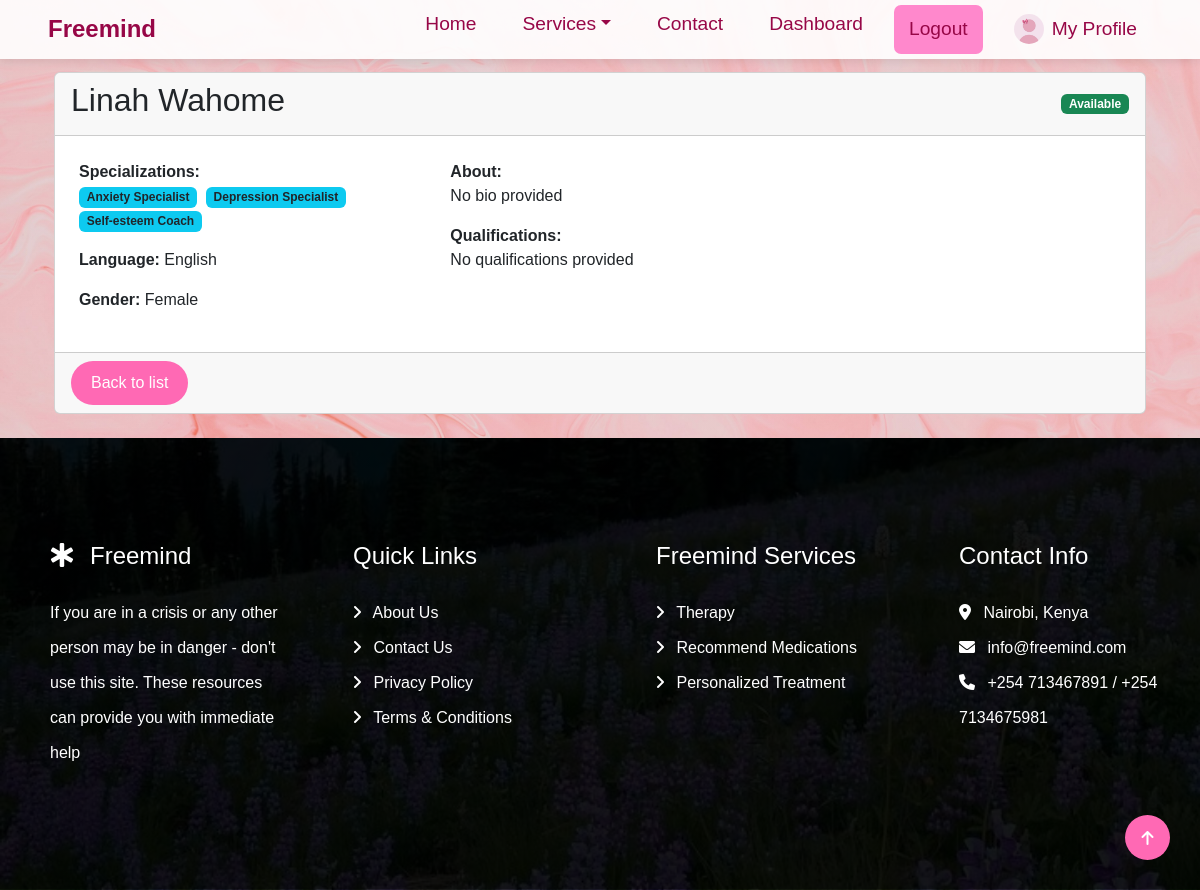
Page /users/therapists/5/ (signed in) on the committed database.
### users/models.py (models this page shows, shortened)
class User(AbstractUser):
    ROLE_CHOICES = [
        ('patient', 'Patient'),
        ('therapist', 'Therapist'),
        ('admin', 'Admin'),
    ]
    role = models.CharField(max_length=10, choices=ROLE_CHOICES, default='patient')
    email = models.EmailField(unique=True)
    groups = models.ManyToManyField(Group, related_name="custom_user_groups", blank=True)
    user_permissions = models.ManyToManyField(Permission, related_name="custom_user_permissions", blank=True)
    date_joined = models.DateTimeField(
        ('date joined'),
        default=timezone.now,
        editable=False
    )

class Profile(models.Model):
    user = models.OneToOneField(User, on_delete=models.CASCADE, related_name='profile')
    image = models.ImageField(
        upload_to='profile_images/',
        default='default.jpg',
        blank=True,
        null=True,
        validators=[
            FileExtensionValidator(allowed_extensions=['jpg', 'jpeg', 'png']),
            validate_file_size  # Custom file size validator
        ]
    )
    phone = models.CharField(max_length=15, unique=True, blank=True, null=True)
    gender = models.CharField(max_length=10, choices=[('Male', 'Male'), ('Female', 'Female')], null=True)
    dob = models.DateField(null=True, blank=True)
    county = models.CharField(max_length=100, null=True, blank=True)
    language = models.CharField(max_length=50,  choices=[('English', 'English'), ('Swahili', 'Swahili'), ('English, Swahili', 'English, Swahili')],blank=True, null=True)
    preferred_gender = models.CharField(
        max_length=10,
        choices=[('Male', 'Male'), ('Female', 'Female')],
        blank=True,
        null=True
    )
    specializations = models.ManyToManyField(Specialization, blank=True)
    assigned_therapist = models.ForeignKey( 'Therapist', on_delete=models.SET_NULL, null=True, blank=True)
    uploaded_file = models.FileField(
        upload_to='profile_files/%Y/%m/%d/',
        blank=True,
        null=True,
        validators=[
            FileExtensionValidator(allowed_extensions=['pdf', 'doc', 'docx', 'txt']),
            validate_uploaded_file_size  # Custom file size validator
        ]
    )

class Therapist(models.Model):
    user = models.OneToOneField(User, on_delete=models.CASCADE)
    profile_picture = models.ImageField(
        upload_to='therapist_profile_pics/',
        default='default.jpg',
        blank=True,
        null=True
    )
    bio = models.TextField(blank=True, null=True)
    qualifications = models.TextField(blank=True,  # Allows empty string in forms
    null=True,   # Allows NULL in database
    help_text="List your professional degrees, certifications, and qualifications",
    default=""  )
    specializations = models.ManyToManyField(Specialization)
    experience_years = models.PositiveIntegerField(   default=0,  # Add default value
        help_text="Number of years of professional experience")
    language = models.CharField(max_length=50)
    gender = models.CharField(
        max_length=10, choices=[('Male', 'Male'), ('Female', 'Female')]
    )
    available = models.BooleanField(default=True)
    license_number = models.CharField(max_length=50, blank=True,  # Allows empty strings in forms
        null=True,   # Allows NULL in database
        help_text="Professional license/certification number")
    verified = models.BooleanField( default=False,  # All new therapists start unverified
    help_text="Designates whether this therapist has been verified by admin")

class Specialization(models.Model):
    name = models.CharField(max_length=100, unique=True)
    created_at = models.DateTimeField(default=timezone.now, editable=False) # Helpful for auditing
    class Meta:
        ordering = ['name']  # Always show in alphabetical order

### users/views.py (the view)
# urls.py: path('therapists/<int:pk>/', views.therapist_detail, name='therapist_detail'),
@login_required
def therapist_detail(request, pk):
    therapist = get_object_or_404(Therapist.objects.select_related('user'), pk=pk)
    return render(request, 'users/therapist_detail.html', {'therapist': therapist})

### users/templates/users/therapist_detail.html
{% extends 'core/base.html' %}
{% block content %}
<div class="container mt-5">
    <div class="card">
        <div class="card-header">
            <div class="d-flex justify-content-between align-items-center">
                <h2>{{ therapist.user.get_full_name|default:therapist.user.username }}</h2>
                <span class="badge bg-{% if therapist.available %}success{% else %}secondary{% endif %}">
                    {{ therapist.available|yesno:"Available,Unavailable" }}
                </span>
            </div>
        </div>
        <div class="card-body">
            <div class="row">
                <div class="col-md-4">
                    <div class="mb-3">
                        <strong>Specializations:</strong>
                        <div>
                            {% for spec in therapist.specializations.all %}
                            <span class="badge bg-info text-dark me-1">{{ spec.name }}</span>
                            {% endfor %}
                        </div>
                    </div>
                    <div class="mb-3">
                        <strong>Language:</strong> {{ therapist.language }}
                    </div>
                    <div class="mb-3">
                        <strong>Gender:</strong> {{ therapist.get_gender_display }}
                    </div>
                </div>
                <div class="col-md-8">
                    <div class="mb-3">
                        <strong>About:</strong>
                        <p>{{ therapist.bio|default:"No bio provided" }}</p>
                    </div>
                    <div class="mb-3">
                        <strong>Qualifications:</strong>
                        <p>{{ therapist.qualifications|default:"No qualifications provided" }}</p>
                    </div>
                </div>
            </div>
        </div>
        <div class="card-footer">
            <a href="{% url 'therapist_list' %}" class="btn btn-secondary">
                Back to list
            </a>
        </div>
    </div>
</div>
{% endblock %}

### core/templates/core/base.html (shortened to what this page needs)
{% load static %}
<!DOCTYPE html>
<html lang="en">
<head>
    <link href="https://cdn.jsdelivr.net/npm/bootstrap@5.3.3/dist/css/bootstrap.min.css" rel="stylesheet">
    <link href="https://cdn.jsdelivr.net/npm/bootstrap-icons@1.4.1/font/bootstrap-icons.css" rel="stylesheet">
    <link rel="stylesheet" href="https://use.fontawesome.com/releases/v5.15.4/css/all.css"/>
    <link rel="stylesheet" href="https://cdnjs.cloudflare.com/ajax/libs/font-awesome/6.0.0/css/all.min.css">
    <link rel="stylesheet" type="text/css" href="{% static 'css/main.css' %}" >
    <link rel="stylesheet" href="https://cdnjs.cloudflare.com/ajax/libs/animate.css/4.1.1/animate.min.css">
    <link rel="stylesheet" href="https://cdnjs.cloudflare.com/ajax/libs/OwlCarousel2/2.3.4/assets/owl.carousel.min.css">
    <link rel="stylesheet" href="https://cdnjs.cloudflare.com/ajax/libs/OwlCarousel2/2.3.4/assets/owl.theme.default.min.css">
</head>
<body>
  <div class="container-fluid p-0">
    <nav class="navbar sticky-top navbar-expand-lg navbar-light bg-white px-4 px-lg-5 py-3 py-lg-0 justify-content-between">
        <a class="navbar-brand fw-bold" href="{% url 'index' %}">Freemind</a>
        <div class="collapse navbar-collapse" id="navbarNav">
            <div class="navbar-nav ms-auto d-flex justify-content-end gap-3 py-0">
                {% if not user.is_staff and not user.therapist %}
                    <a href="{% url 'index' %}" class="nav-item nav-link link-hover">Home</a>
                    <div class="nav-item dropdown">
                        <a href="#" class="nav-link dropdown-toggle link-hover" data-bs-toggle="dropdown">Services</a>
                    </div>
                    <a href="{% url 'contact' %}" class="nav-item nav-link link-hover">Contact</a>
                {% endif %}
                {% if user.is_authenticated %}
                    {% if user.is_staff %}
                        <a href="{% url 'admin_dashboard' %}" class="nav-item nav-link link-hover">Dashboard</a>
                    {% elif user.therapist %}
                        <a href="{% url 'therapist_dashboard' %}" class="nav-item nav-link link-hover">Dashboard</a>
                    {% elif user.profile %}
                         <a href ="{% url 'patient_dashboard' %}" class="nav-item nav-link link-hover">Dashboard</a>
                    {% endif %}
                    <form method="post" action="{% url 'logout' %}" class="d-inline">
                        <button type="submit" class="nav-item nav-link therapist-link">Logout</button>
                    </form>
                    <a href="{% if user.therapist %}{% url 'therapist_profile_view' %}{% else %}{% url 'profile_view' %}{% endif %}"
                       class="nav-link d-flex align-items-center">
                       {% if user.therapist %}
                           {% if user.therapist.image %}
                               <img src="{{ user.therapist.image.url }}" alt="Profile" class="rounded-circle me-2" style="width: 30px; height: 30px; object-fit: cover;">
                           {% else %}
                               <div class="rounded-circle bg-light d-flex align-items-center justify-content-center me-2" style="width: 30px; height: 30px;">
                                   <i class="fas fa-user-md text-muted"></i>
                               </div>
                           {% endif %}
                        {% else %}
                           {% if user.profile.image %}
                               <img src="{{ user.profile.image.url }}" alt="Profile" class="rounded-circle me-2" style="width: 30px; height: 30px; object-fit: cover;">
                           {% else %}
                               <div class="rounded-circle bg-light d-flex align-items-center justify-content-center me-2" style="width: 30px; height: 30px;">
                                   <i class="fas fa-user text-muted"></i>
                               </div>
                           {% endif %}
                        {% endif %}
                        My Profile
                    </a>
                {% else %}
                    <a href="{% url 'register' %}" class="nav-item nav-link therapist-link">Register</a>
                    <a href="{% url 'login_view' %}" class="nav-item nav-link link-hover">Login</a>
                {% endif %}
            </div>
        </div>
    </nav>
  </div>
    <div class="container py-4">
        {% block content %}{% endblock %}
    </div>
<div class="container-fluid footer py-5 wow fadeIn" data-wow-delay="0.2s">
    <div class="container py-5">
        <div class="row g-5">
            <div class="col-md-6 col-lg-3 col-xl-3">
                <div class="footer-item d-flex flex-column">
                    <h4 class="text-white mb-4"><i class="fas fa-star-of-life me-3"></i>Freemind</h4>
                    <p> If you are in a crisis or any other person may be in danger - don't use this site. These resources can provide you with immediate help</p>
                </div>
            </div>
            <div class="col-md-6 col-lg-3 col-xl-3">
                <div class="footer-item d-flex flex-column">
                    <h4 class="mb-4 text-white">Quick Links</h4>
                    <a href="{% url 'about_view' %}"><i class="fas fa-angle-right me-2"></i> About Us</a>
                    <a href="{% url 'contact' %}"><i class="fas fa-angle-right me-2"></i> Contact Us</a>
                    <a href="{% url 'policy_view' %}"><i class="fas fa-angle-right me-2"></i> Privacy Policy</a>
                    <a href="{% url 'terms_and_conditions_view' %}"><i class="fas fa-angle-right me-2"></i> Terms & Conditions</a>
                </div>
            </div>
            <div class="col-md-6 col-lg-3 col-xl-3">
                <div class="footer-item d-flex flex-column">
                    <h4 class="mb-4 text-white">Freemind Services</h4>
                    <a href="{% url 'login_view' %}"><i class="fas fa-angle-right me-2"></i> Therapy</a>
                    <a href="{% url 'login_view' %}"><i class="fas fa-angle-right me-2"></i> Recommend Medications</a>
                    <a href="{% url 'login_view' %}"><i class="fas fa-angle-right me-2"></i> Personalized Treatment</a>
                </div>
            </div>
            <div class="col-md-6 col-lg-3 col-xl-3">
                <div class="footer-item d-flex flex-column">
                    <h4 class="mb-4 text-white">Contact Info</h4>
                    <a href="#"><i class="fa fa-map-marker-alt me-2"></i> Nairobi, Kenya</a>
                    <a href="#"><i class="fas fa-envelope me-2"></i> info@freemind.com</a>
                    <a href="#"><i class="fas fa-phone me-2"></i> +254 713467891 / +254 7134675981</a>
                </div>
            </div>
        </div>
    </div>
</div>
    <a href="#" class="btn btn-primary btn-lg-square back-to-top"><i class="fa fa-arrow-up"></i></a>
</body>
</html>

### static/css/main.css (style rules this page uses)
.navbar { background: rgba(255, 255, 255, 0.85); color: #970747; transition: 0.3s; }
.navbar-brand { font-weight: bold; font-size: 1.5rem; color: #970747 !important; }
.navbar-nav .nav-link { font-size: 1.2rem; font-weight: 500; color: #970747 !important; transition: color 0.3s ease; }
.therapist-link { background-color: #ff88cc !important; color: white; text-align: center; border: none; padding: 1px 8px; margin: 5px 0; border-radius: 7px; transition: background-color 0.3s ease, color 0.3s ease; }
body { font-family: Arial, sans-serif; display: flex; flex-direction: column; height: 100%; background: linear-gradient(rgba(128, 128, 128, 0.1), rgba(128, 128, 128, 0.1)), url("../img/chat.jpg") no-repeat center center/cover; background-size: cover; color:black; margin: 0; }
.sticky-top.navbar-light { position: fixed; width: 100%; top: 0; left: 0; background: rgba(255, 255, 255, 0.9) !important; box-shadow: 0 2px 10px rgba(0, 0, 0, 0.1); z-index: 1000; padding: 10px 0; }
.sticky-top.navbar-light .navbar-nav .nav-link { padding: 10px 15px; }
:root { --primary-pink: #ff66b2; --dark-pink: #970747; --light-pink: #ff88cc; --white: #ffffff; }
.btn { background-color: #ff69b4; border: none; color: white; padding: 10px 20px; font-size: 16px; border-radius: 30px; transition: all 0.3s ease-in-out; }
.btn-primary { background-color: #ff69b4 !important; border-color: #ff69b4 !important; }
.row { display: flex; flex-wrap: nowrap; overflow-x: hidden; gap: 16px; padding: 8px; scroll-snap-type: x mandatory; -webkit-overflow-scrolling: touch; }
.footer { background: linear-gradient(rgba(0, 0, 0, 0.9), rgba(0, 0, 0, 0.9)), url("../img/carousel-2.jpg"); background-size: cover; color: white; padding: 50px 0; margin-top: auto; }
.footer a { color: white; text-decoration: none; transition: 0.3s ease-in-out; }
.back-to-top { position: fixed; right: 30px; bottom: 30px; background: #970747; color: white; border-radius: 50%; width: 45px; height: 45px; display: flex; align-items: center; justify-content: center; transition: 0.3s; }
.footer { width: 100vw; background: linear-gradient(rgba(0, 0, 0, 0.9), rgba(0, 0, 0, 0.9)), url(../img/carousel-2.jpg); background-position: center center; background-repeat: no-repeat; background-size: cover; color: white; margin: none; margin: 50; }
.footer .footer-item a { line-height: 35px; transition: 0.5s; }
.footer .footer-item p { line-height: 35px; }

### rows in the picture
User: profile.image (placeholder picture)
Therapist: user.get_full_name "Linah Wahome", available "Available", language "English", gender "Female", bio "No bio provided", qualifications "No qualifications provided"
Specialization: name "Anxiety Specialist"
Specialization: name "Depression Specialist"
Specialization: name "Self-esteem Coach"
